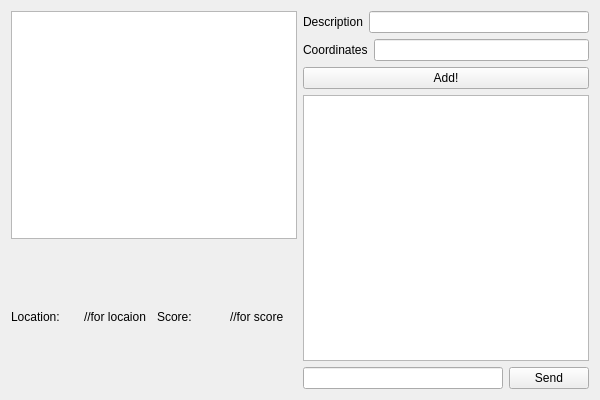
<?xml version="1.0" encoding="UTF-8"?>
<ui version="4.0">
 <class>DriversWidgetClass</class>
 <widget class="QWidget" name="DriversWidgetClass">
  <property name="geometry">
   <rect>
    <x>0</x>
    <y>0</y>
    <width>600</width>
    <height>400</height>
   </rect>
  </property>
  <property name="windowTitle">
   <string>DriversWidget</string>
  </property>
  <layout class="QGridLayout" name="gridLayout">
   <item row="0" column="0" rowspan="2">
    <widget class="QListWidget" name="reportsListWidget"/>
   </item>
   <item row="0" column="1">
    <layout class="QVBoxLayout" name="verticalLayout">
     <item>
      <layout class="QHBoxLayout" name="horizontalLayout">
       <item>
        <widget class="QLabel" name="label">
         <property name="text">
          <string>Description</string>
         </property>
        </widget>
       </item>
       <item>
        <widget class="QLineEdit" name="descriptionLineEdit"/>
       </item>
      </layout>
     </item>
     <item>
      <layout class="QHBoxLayout" name="horizontalLayout_2">
       <item>
        <widget class="QLabel" name="label_2">
         <property name="text">
          <string>Coordinates</string>
         </property>
        </widget>
       </item>
       <item>
        <widget class="QLineEdit" name="coordsLineEdit"/>
       </item>
      </layout>
     </item>
     <item>
      <widget class="QPushButton" name="addButton">
       <property name="text">
        <string>Add!</string>
       </property>
      </widget>
     </item>
    </layout>
   </item>
   <item row="1" column="1" rowspan="2">
    <layout class="QVBoxLayout" name="verticalLayout_2">
     <item>
      <widget class="QListWidget" name="chatRoom"/>
     </item>
     <item>
      <layout class="QHBoxLayout" name="horizontalLayout_6">
       <item>
        <widget class="QLineEdit" name="messageLineEdit"/>
       </item>
       <item>
        <widget class="QPushButton" name="sendButton">
         <property name="text">
          <string>Send</string>
         </property>
        </widget>
       </item>
      </layout>
     </item>
    </layout>
   </item>
   <item row="2" column="0">
    <layout class="QHBoxLayout" name="horizontalLayout_5">
     <item>
      <layout class="QHBoxLayout" name="horizontalLayout_3">
       <item>
        <widget class="QLabel" name="label_3">
         <property name="text">
          <string>Location:</string>
         </property>
        </widget>
       </item>
       <item>
        <widget class="QLabel" name="locationLabel">
         <property name="text">
          <string>//for locaion</string>
         </property>
        </widget>
       </item>
      </layout>
     </item>
     <item>
      <layout class="QHBoxLayout" name="horizontalLayout_4">
       <item>
        <widget class="QLabel" name="label_4">
         <property name="text">
          <string>Score:</string>
         </property>
        </widget>
       </item>
       <item>
        <widget class="QLabel" name="scoreLabel">
         <property name="text">
          <string>//for score</string>
         </property>
        </widget>
       </item>
      </layout>
     </item>
    </layout>
   </item>
  </layout>
 </widget>
 <layoutdefault spacing="6" margin="11"/>
 <resources/>
 <connections/>
</ui>
